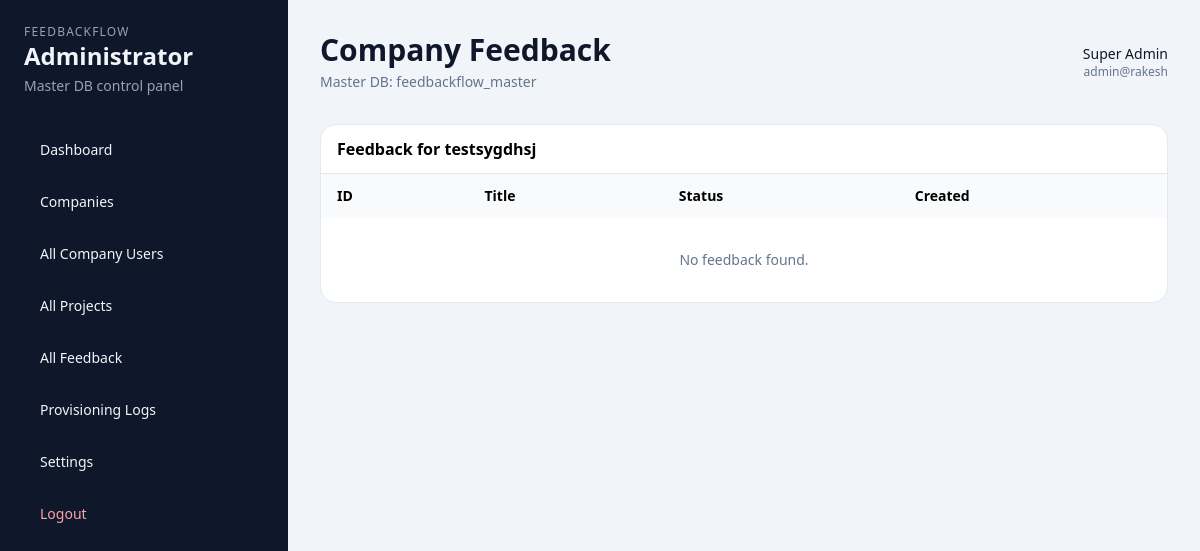
The page /administrator/company_feedback.php?id=2 (signed in) on the database its author committed.
### tables this page shows
CREATE TABLE IF NOT EXISTS `ff_super_admins` (
  `id` INT AUTO_INCREMENT PRIMARY KEY,
  `name` VARCHAR(100) NOT NULL,
  `email` VARCHAR(191) NOT NULL UNIQUE,
  `password` VARCHAR(255) NOT NULL,
  `is_active` TINYINT(1) NOT NULL DEFAULT 1,
  `created_at` DATETIME DEFAULT CURRENT_TIMESTAMP
);

CREATE TABLE `ff_companies` (
  `id` int(11) NOT NULL,
  `name` varchar(150) NOT NULL,
  `slug` varchar(150) NOT NULL,
  `email` varchar(191) DEFAULT NULL,
  `phone` varchar(50) DEFAULT NULL,
  `website` varchar(255) DEFAULT NULL,
  `logo` varchar(255) DEFAULT NULL,
  `address` text DEFAULT NULL,
  `city` varchar(100) DEFAULT NULL,
  `country` varchar(100) DEFAULT NULL,
  `timezone` varchar(100) NOT NULL DEFAULT 'UTC',
  `language` varchar(10) NOT NULL DEFAULT 'en',
  `plan` enum('free','starter','growth','pro','enterprise') NOT NULL DEFAULT 'free',
  `onboarding_complete` tinyint(1) NOT NULL DEFAULT 0,
  `trial_ends_at` datetime DEFAULT NULL,
  `signup_source` varchar(80) DEFAULT NULL,
  `signup_ip` varchar(45) DEFAULT NULL,
  `plan_expires_at` datetime DEFAULT NULL,
  `billing_cycle` enum('monthly','yearly') NOT NULL DEFAULT 'monthly',
  `is_active` tinyint(1) NOT NULL DEFAULT 1,
  `vat_number` varchar(50) DEFAULT NULL,
  `vat_rate` decimal(5,2) NOT NULL DEFAULT 0.00,
  `billing_email` varchar(191) DEFAULT NULL,
  `billing_name` varchar(191) DEFAULT NULL,
  `billing_address` text DEFAULT NULL,
  `billing_city` varchar(100) DEFAULT NULL,
  `billing_zip` varchar(20) DEFAULT NULL,
  `billing_country` varchar(100) DEFAULT NULL,
  `notes` text DEFAULT NULL,
  `created_at` datetime NOT NULL DEFAULT current_timestamp()
);

### includes/db-manager.php (called while the page is built, shortened)
<?php
class DBManager {
    private static array $pool = [];
    public static function master(): PDO {
        if (empty(self::$pool['master'])) {
            self::$pool['master'] = self::buildPdo(
                MASTER_DB_HOST,
                MASTER_DB_PORT,
                MASTER_DB_NAME,
                MASTER_DB_USER,
                MASTER_DB_PASS
            );
        }
        return self::$pool['master'];
    }
    private static function buildPdo(
        string $host,
        int $port,
        string $dbname,
        string $user,
        string $pass
    ): PDO {
        $dsn = "mysql:host=$host;port=$port;dbname=$dbname;charset=utf8mb4";
        return new PDO($dsn, $user, $pass, [
            PDO::ATTR_ERRMODE            => PDO::ERRMODE_EXCEPTION,
            PDO::ATTR_DEFAULT_FETCH_MODE => PDO::FETCH_ASSOC,
            PDO::ATTR_EMULATE_PREPARES   => false,
            PDO::ATTR_PERSISTENT         => false,
        ]);
    }
}

### administrator/_bootstrap.php (called while the page is built, shortened)
<?php
require_once dirname(__DIR__) . '/includes/db-manager.php';
function admin_h($value): string {
    return htmlspecialchars((string)$value, ENT_QUOTES, 'UTF-8');
}
function admin_pdo(): PDO {
    return DBManager::master();
}
function admin_user(): ?array {
    $stmt = admin_pdo()->prepare("SELECT * FROM ff_super_admins WHERE id = ? AND is_active = 1 LIMIT 1");
    $stmt->execute([$_SESSION['super_admin_id']]);
    return $stmt->fetch(PDO::FETCH_ASSOC) ?: null;
}
function admin_require_login(): array {
    $user = admin_user();
    return $user;
}
function admin_safe_row(PDO $pdo, string $sql, array $params = []): ?array {
    try {
        $stmt = $pdo->prepare($sql);
        $stmt->execute($params);
        return $stmt->fetch(PDO::FETCH_ASSOC) ?: null;
    } catch (Throwable $e) {
        return null;
    }
}
function admin_company_by_id(int $companyId): ?array {
    return admin_safe_row(admin_pdo(), "SELECT * FROM ff_companies WHERE id = ? LIMIT 1", [$companyId]);
}

### administrator/company_feedback.php (the view, shortened to what this page needs)
<?php
require_once __DIR__ . '/_bootstrap.php';
$adminUser = admin_require_login();
$companyId = (int)($_GET['id'] ?? 0);
$company = admin_company_by_id($companyId);
$tenantError = null; $rows = [];
?>
<?php if (!$company): ?>
<div class="bg-white rounded-2xl border border-slate-200 p-6">Company not found.</div>
<?php elseif ($tenantError): ?>
<div class="bg-white rounded-2xl border border-amber-200 bg-amber-50 text-amber-700 p-6"><?= admin_h($tenantError) ?></div>
<?php else: ?>
<div class="bg-white rounded-2xl border border-slate-200 overflow-hidden">
<div class="px-4 py-3 border-b border-slate-200 font-semibold">Feedback for <?= admin_h($company['name'] ?? '') ?></div>
<table class="w-full text-sm">
<thead class="bg-slate-50"><tr><th class="text-left px-4 py-3">ID</th><th class="text-left px-4 py-3">Title</th><th class="text-left px-4 py-3">Status</th><th class="text-left px-4 py-3">Created</th></tr></thead>
<tbody>
<?php if (!$rows): ?><tr><td colspan="4" class="px-4 py-8 text-center text-slate-500">No feedback found.</td></tr><?php endif; ?>
</tbody></table></div>
<?php endif; ?>
<?php
$content = ob_get_clean();
$pageTitle = 'Company Feedback';
include __DIR__ . '/_layout.php';

### administrator/_layout.php (shortened to what this page needs)
<!DOCTYPE html>
<html lang="en">
<head>
  <script src="https://cdn.tailwindcss.com"></script>
</head>
<body class="bg-slate-100 min-h-screen">
  <div class="min-h-screen flex">
    <aside class="w-72 bg-slate-900 text-slate-100 p-6">
      <div class="mb-8">
        <div class="text-xs uppercase tracking-widest text-slate-400">FeedbackFlow</div>
        <div class="text-2xl font-bold">Administrator</div>
        <div class="text-sm text-slate-400 mt-1">Master DB control panel</div>
      </div>
      <nav class="space-y-2 text-sm">
        <a class="block px-4 py-3 rounded-xl hover:bg-slate-800" href="dashboard.php">Dashboard</a>
        <a class="block px-4 py-3 rounded-xl hover:bg-slate-800" href="companies.php">Companies</a>
        <a class="block px-4 py-3 rounded-xl hover:bg-slate-800" href="users.php">All Company Users</a>
        <a class="block px-4 py-3 rounded-xl hover:bg-slate-800" href="projects.php">All Projects</a>
        <a class="block px-4 py-3 rounded-xl hover:bg-slate-800" href="feedback.php">All Feedback</a>
        <a class="block px-4 py-3 rounded-xl hover:bg-slate-800" href="provisioning_logs.php">Provisioning Logs</a>
        <a class="block px-4 py-3 rounded-xl hover:bg-slate-800" href="settings.php">Settings</a>
        <a class="block px-4 py-3 rounded-xl text-rose-300 hover:bg-slate-800" href="logout.php">Logout</a>
      </nav>
    </aside>
    <main class="flex-1 p-8">
      <header class="flex items-center justify-between mb-8">
        <div>
          <h1 class="text-3xl font-bold text-slate-900"><?= admin_h($pageTitle ?? 'Administrator') ?></h1>
          <p class="text-sm text-slate-500 mt-1">Master DB: <?= defined('MASTER_DB_NAME') ? admin_h(MASTER_DB_NAME) : 'not set' ?></p>
        </div>
        <div class="text-right">
          <div class="text-sm font-medium text-slate-900"><?= admin_h($adminUser['name'] ?? '') ?></div>
          <div class="text-xs text-slate-500"><?= admin_h($adminUser['email'] ?? '') ?></div>
        </div>
      </header>
      <?= $content ?>
    </main>
  </div>
</body>
</html>

### rows shown on the page
ff_super_admins: name "Super Admin", email "admin@rakesh"
ff_companies: name "testsygdhsj"

### other values the page prints
admin_h($pageTitle ?? 'Administrator') "Company Feedback"
admin_h(MASTER_DB_NAME) "feedbackflow_master"
